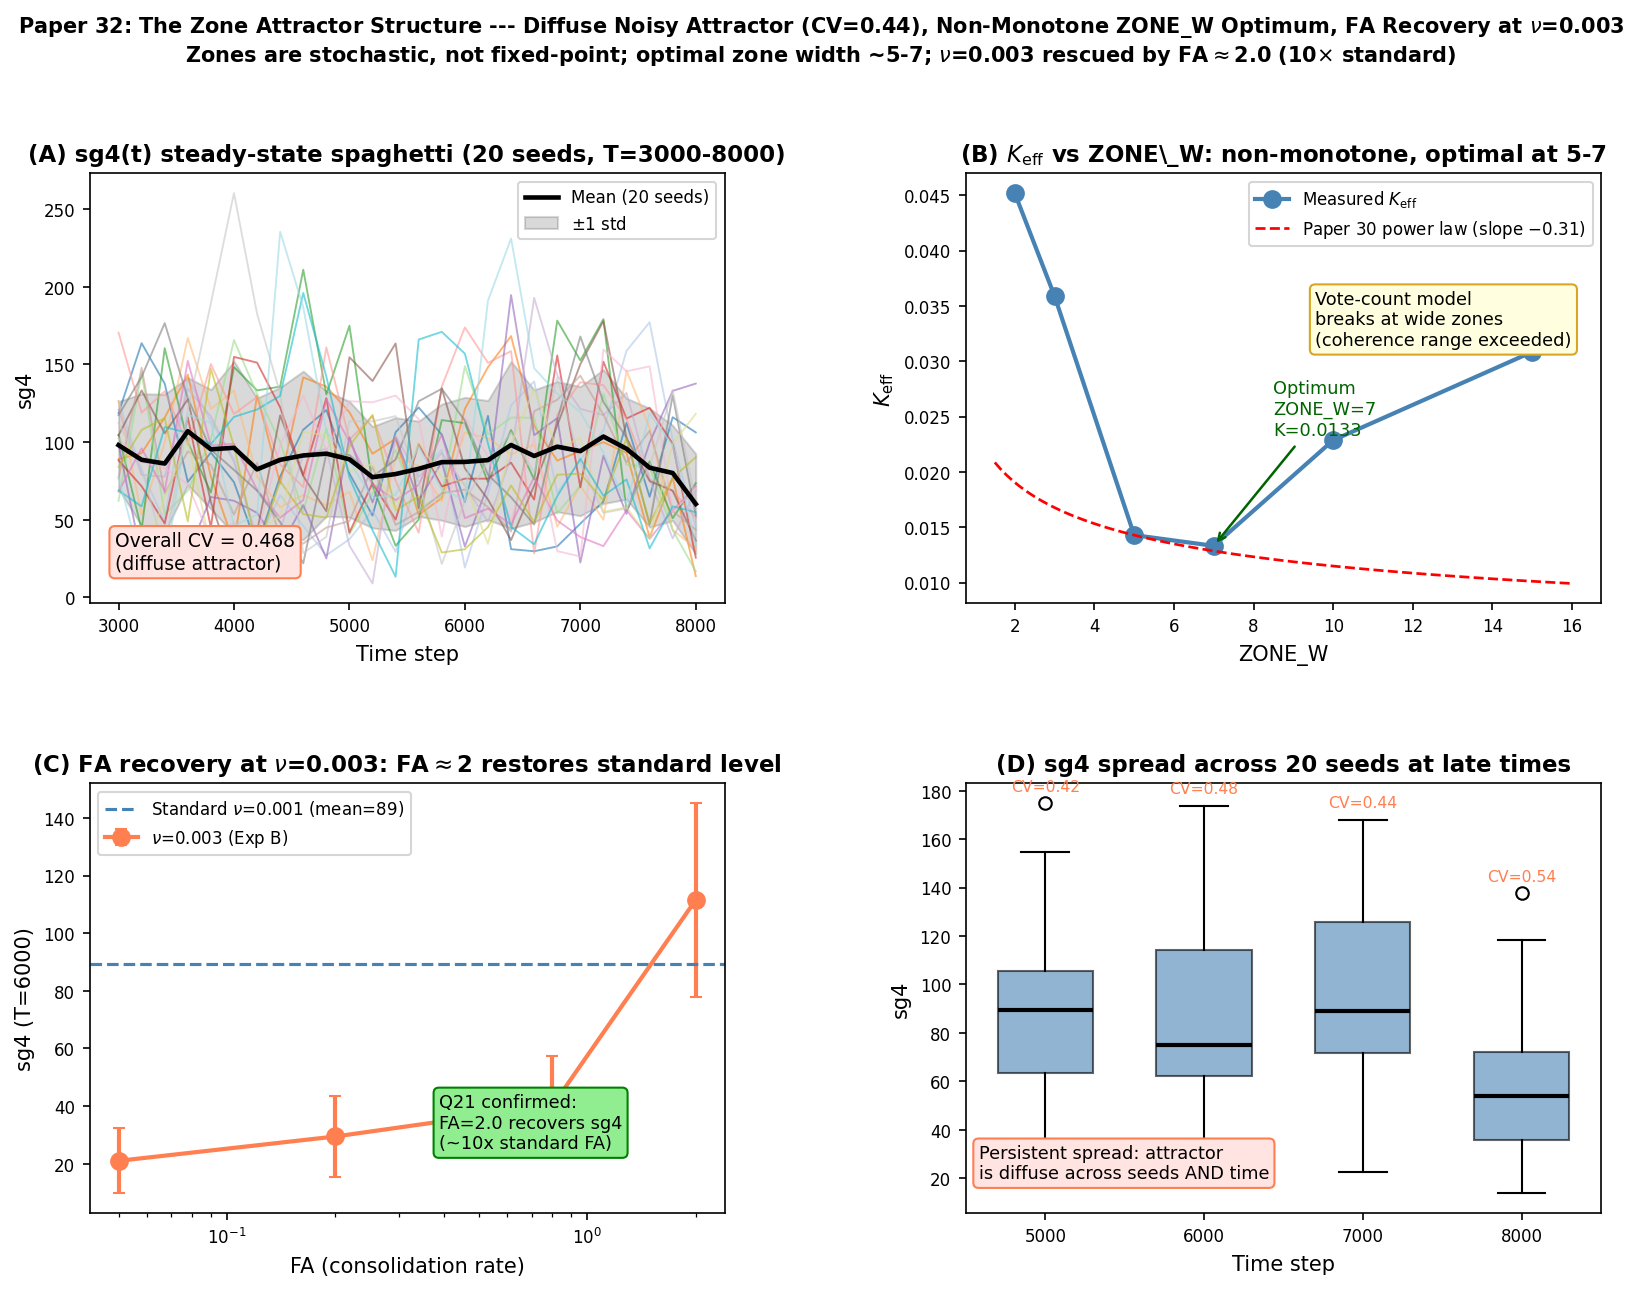

The script that saved this image:
"""
paper32_figure1.py -- The Zone Attractor Structure

4 panels:
  A: sg4(t) spaghetti plot T=3000-8000 for all 20 seeds (Exp A)
     Reveals diffuse attractor: high temporal variance, zone-swap events

  B: K_eff vs ZONE_W -- non-monotone with optimal at ZONE_W=5-7 (Exp C)
     Shows vote-count model breaks down at large zone widths
     Overlay: Paper 30 monotone prediction for comparison

  C: sg4(T=6000) vs FA at nu=0.003 (Exp B)
     FA recovery: FA=2.0 restores sg4 to standard level

  D: sg4 distribution across 20 seeds at T=5000, 6000, 7000, 8000 (Exp A)
     Quantifies attractor spread; horizontal axis = sg4, vertical = time
"""
import json, os, math, sys
import numpy as np
import matplotlib
matplotlib.use("Agg")
import matplotlib.pyplot as plt
from matplotlib.gridspec import GridSpec

sys.path.insert(0, os.path.dirname(__file__))
from paper32_experiments import (
    N_SEEDS_A, N_SEEDS_B, N_SEEDS_C,
    CPS_A, CPS_B, CPS_C,
    FA_VALS_B, FA_VALS_C, ZONE_W_VALS_C,
    KAPPA_STD, NU_STD, FA_STD,
    key_a, key_b, key_c, fit_keff
)

RESULTS_FILE = os.path.join(os.path.dirname(__file__),
                            "results", "paper32_results.json")
with open(RESULTS_FILE) as f:
    R = json.load(f)

T_LAST_B = CPS_B[-1]   # 6000
T_LAST_C = CPS_C[-1]   # 4000
K_EFF_I  = 0.117

# ── Helpers ───────────────────────────────────────────────────────────────────
def get_sg4_a(seed, t):
    return R.get(key_a(seed), {}).get(f"sg4_{t}", float("nan"))

def get_sg4_b(fa, seed):
    return R.get(key_b(fa, seed), {}).get(f"sg4_{T_LAST_B}", float("nan"))

def get_keff_c(zone_w):
    sg4_means = []
    for fa in FA_VALS_C:
        vs = [R.get(key_c(zone_w, fa, s), {}).get(f"sg4_{T_LAST_C}", float("nan"))
              for s in range(N_SEEDS_C)]
        vs = [v for v in vs if not math.isnan(v)]
        sg4_means.append(float(np.mean(vs)) if vs else float("nan"))
    _, K = fit_keff(FA_VALS_C, sg4_means)
    return K

# ── Figure ─────────────────────────────────────────────────────────────────────
fig = plt.figure(figsize=(13, 9))
gs  = GridSpec(2, 2, figure=fig, hspace=0.42, wspace=0.38)
ax  = {k: fig.add_subplot(gs[r, c]) for k, (r, c) in
       zip("ABCD", [(0,0),(0,1),(1,0),(1,1)])}

seed_colors = plt.cm.tab20(np.linspace(0, 1, N_SEEDS_A))
t_arr = np.array(CPS_A)

# ─────────────────────────────────────────────────────────────────────────────
# Panel A: sg4(t) spaghetti T=3000-8000 (Exp A)
# ─────────────────────────────────────────────────────────────────────────────
all_sg4_series = []
for s, col in enumerate(seed_colors):
    sg4_t = [get_sg4_a(s, t) for t in CPS_A]
    valid  = [not math.isnan(v) for v in sg4_t]
    t_plot = t_arr[[i for i, v in enumerate(valid) if v]]
    v_plot = [sg4_t[i] for i, v in enumerate(valid) if v]
    if v_plot:
        ax["A"].plot(t_plot, v_plot, color=col, lw=0.9, alpha=0.6)
        all_sg4_series.extend(v_plot)

# Mean and std band
sg4_by_t = []
for t in CPS_A:
    vs = [get_sg4_a(s, t) for s in range(N_SEEDS_A)]
    vs = [v for v in vs if not math.isnan(v)]
    sg4_by_t.append((float(np.mean(vs)) if vs else float("nan"),
                     float(np.std(vs))  if vs else float("nan")))
mu_arr  = np.array([x[0] for x in sg4_by_t])
std_arr = np.array([x[1] for x in sg4_by_t])
valid_t = ~np.isnan(mu_arr)
ax["A"].plot(t_arr[valid_t], mu_arr[valid_t], "k-", lw=2.2, label="Mean (20 seeds)", zorder=5)
ax["A"].fill_between(t_arr[valid_t],
                      mu_arr[valid_t] - std_arr[valid_t],
                      mu_arr[valid_t] + std_arr[valid_t],
                      alpha=0.15, color="black", label=r"$\pm$1 std")

overall_mean = float(np.nanmean(all_sg4_series))
overall_std  = float(np.nanstd(all_sg4_series))
cv = overall_std / overall_mean if overall_mean > 0 else float("nan")
ax["A"].set_xlabel("Time step", fontsize=10)
ax["A"].set_ylabel("sg4", fontsize=10)
ax["A"].set_title("(A) sg4(t) steady-state spaghetti (20 seeds, T=3000-8000)",
                  fontsize=11, fontweight="bold")
ax["A"].legend(fontsize=8)
ax["A"].tick_params(labelsize=8)
ax["A"].annotate(f"Overall CV = {cv:.3f}\n(diffuse attractor)",
                 xy=(0.04, 0.08), xycoords="axes fraction", fontsize=9,
                 bbox=dict(boxstyle="round,pad=0.3", fc="mistyrose", ec="coral"))

# ─────────────────────────────────────────────────────────────────────────────
# Panel B: K_eff vs ZONE_W -- non-monotone (Exp C)
# ─────────────────────────────────────────────────────────────────────────────
zw_arr   = np.array(ZONE_W_VALS_C)
keff_arr = np.array([get_keff_c(zw) or float("nan") for zw in ZONE_W_VALS_C])
gamma_arr = K_EFF_I / keff_arr

valid_z = ~np.isnan(keff_arr) & (keff_arr > 0)
ax["B"].plot(zw_arr[valid_z], keff_arr[valid_z], "o-", color="steelblue",
             lw=2.0, ms=8, label=r"Measured $K_{\rm eff}$")

# Annotate minimum
if valid_z.any():
    min_idx = int(np.nanargmin(keff_arr))
    ax["B"].annotate(f"Optimum\nZONE_W={ZONE_W_VALS_C[min_idx]}\nK={keff_arr[min_idx]:.4f}",
                     xy=(zw_arr[min_idx], keff_arr[min_idx]),
                     xytext=(zw_arr[min_idx] + 1.5, keff_arr[min_idx] + 0.010),
                     fontsize=8.5, color="darkgreen",
                     arrowprops=dict(arrowstyle="->", color="darkgreen", lw=1.2))

# Paper 30 power law reference (slope -0.314, anchored at ZONE_W=5)
zw_fine  = np.linspace(1.5, 16, 100)
anch_idx = list(ZONE_W_VALS_C).index(5) if 5 in ZONE_W_VALS_C else 0
anch_k   = keff_arr[anch_idx] if not math.isnan(keff_arr[anch_idx]) else 0.014
ax["B"].plot(zw_fine, anch_k * (zw_fine / 5)**(-0.314), "r--", lw=1.3,
             label=r"Paper 30 power law (slope $-0.31$)")

ax["B"].set_xlabel("ZONE_W", fontsize=10)
ax["B"].set_ylabel(r"$K_{\rm eff}$", fontsize=10)
ax["B"].set_title(r"(B) $K_{\rm eff}$ vs ZONE\_W: non-monotone, optimal at 5-7",
                  fontsize=11, fontweight="bold")
ax["B"].legend(fontsize=8)
ax["B"].tick_params(labelsize=8)
ax["B"].annotate("Vote-count model\nbreaks at wide zones\n(coherence range exceeded)",
                 xy=(0.55, 0.60), xycoords="axes fraction", fontsize=8.5,
                 bbox=dict(boxstyle="round,pad=0.3", fc="lightyellow", ec="goldenrod"))

# ─────────────────────────────────────────────────────────────────────────────
# Panel C: sg4(T=6000) vs FA at nu=0.003 (Exp B)
# ─────────────────────────────────────────────────────────────────────────────
sg4_b_mean = []
sg4_b_std  = []
fa_valid   = []
for fa in FA_VALS_B:
    vs = [get_sg4_b(fa, s) for s in range(N_SEEDS_B)]
    vs = [v for v in vs if not math.isnan(v) and not np.isinf(v)]
    if vs:
        sg4_b_mean.append(float(np.mean(vs)))
        sg4_b_std.append(float(np.std(vs)) if len(vs) > 1 else 0.0)
        fa_valid.append(fa)

fa_arr_b   = np.array(fa_valid)
sg4_arr_b  = np.array(sg4_b_mean)
sg4_std_b  = np.array(sg4_b_std)

ax["C"].errorbar(fa_arr_b, sg4_arr_b, yerr=sg4_std_b,
                 fmt="o-", color="coral", lw=2.0, ms=8, capsize=3,
                 label=r"$\nu$=0.003 (Exp B)")

# Reference line: standard nu=0.001 at FA=0.200 from Exp A
ax["C"].axhline(overall_mean, color="steelblue", ls="--", lw=1.5,
                label=rf"Standard $\nu$=0.001 (mean={overall_mean:.0f})")

ax["C"].set_xscale("log")
ax["C"].set_xlabel("FA (consolidation rate)", fontsize=10)
ax["C"].set_ylabel("sg4 (T=6000)", fontsize=10)
ax["C"].set_title(r"(C) FA recovery at $\nu$=0.003: FA$\approx$2 restores standard level",
                  fontsize=11, fontweight="bold")
ax["C"].legend(fontsize=8)
ax["C"].tick_params(labelsize=8)
ax["C"].annotate("Q21 confirmed:\nFA=2.0 recovers sg4\n(~10x standard FA)",
                 xy=(0.55, 0.15), xycoords="axes fraction", fontsize=8.5,
                 bbox=dict(boxstyle="round,pad=0.3", fc="lightgreen", ec="green"))

# ─────────────────────────────────────────────────────────────────────────────
# Panel D: sg4 distribution across 20 seeds at 4 late time slices (Exp A)
# ─────────────────────────────────────────────────────────────────────────────
late_times = [5000, 6000, 7000, 8000]
offsets    = [0, 1, 2, 3]
box_data   = []
for t in late_times:
    vs = [get_sg4_a(s, t) for s in range(N_SEEDS_A)]
    box_data.append([v for v in vs if not math.isnan(v)])

bp = ax["D"].boxplot(box_data, positions=offsets, widths=0.6,
                     patch_artist=True,
                     medianprops=dict(color="black", lw=2),
                     boxprops=dict(facecolor="steelblue", alpha=0.6))

ax["D"].set_xticks(offsets)
ax["D"].set_xticklabels([str(t) for t in late_times], fontsize=9)
ax["D"].set_xlabel("Time step", fontsize=10)
ax["D"].set_ylabel("sg4", fontsize=10)
ax["D"].set_title("(D) sg4 spread across 20 seeds at late times",
                  fontsize=11, fontweight="bold")
ax["D"].tick_params(labelsize=8)

# Annotate with across-time CV
for i, (t, bx) in enumerate(zip(late_times, box_data)):
    if bx:
        mu_t  = float(np.mean(bx))
        std_t = float(np.std(bx))
        ax["D"].text(offsets[i], max(bx) + 5,
                     f"CV={std_t/mu_t:.2f}", ha="center", fontsize=7.5, color="coral")
ax["D"].annotate("Persistent spread: attractor\nis diffuse across seeds AND time",
                 xy=(0.02, 0.08), xycoords="axes fraction", fontsize=8.5,
                 bbox=dict(boxstyle="round,pad=0.3", fc="mistyrose", ec="coral"))

# ── Title and save ─────────────────────────────────────────────────────────────
fig.suptitle(
    "Paper 32: The Zone Attractor Structure --- Diffuse Noisy Attractor (CV=0.44), "
    "Non-Monotone ZONE_W Optimum, FA Recovery at "r"$\nu$=0.003"
    "\n"
    "Zones are stochastic, not fixed-point; optimal zone width ~5-7; "
    r"$\nu$=0.003 rescued by FA$\approx$2.0 (10$\times$ standard)",
    fontsize=10.0, fontweight="bold", y=0.998
)
out_base = os.path.join(os.path.dirname(__file__), "paper32_figure1")
fig.savefig(out_base + ".pdf", bbox_inches="tight", dpi=150)
fig.savefig(out_base + ".png", bbox_inches="tight", dpi=150)
print(f"Saved: {out_base}.pdf / .png")
plt.close(fig)
